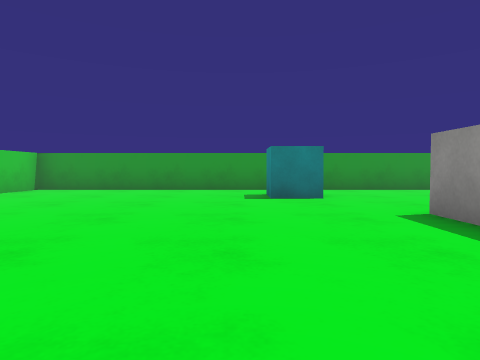
View 1 (above)

14 first-person views from a walk through a scene from a Unity 3-D project. The camera is 0.56 m above the floor, tilts 2° down and sees 75° across. The floor is counted in squares, 1 m on a side. Each view is taken from the middle of a square. On the plan, view 1 faces up. The plan holds only what a view shows up to about 9 squares ahead; the rest is blank. The player character is not drawn. Surface patterns are stand-ins for the level's own textures.

View 2
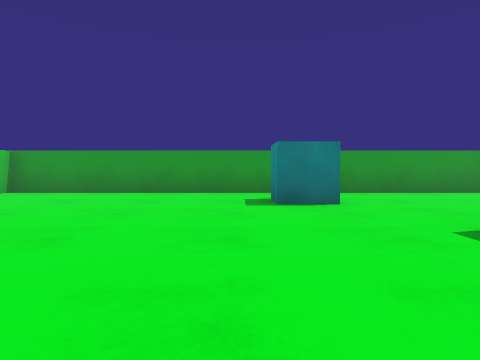

View 3
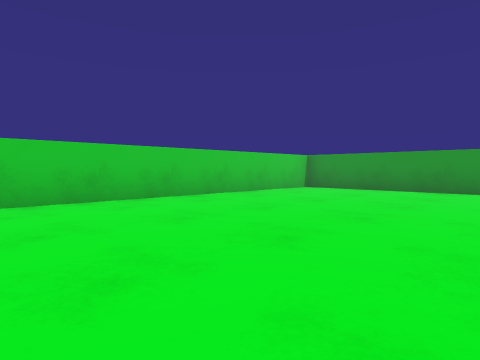

View 4
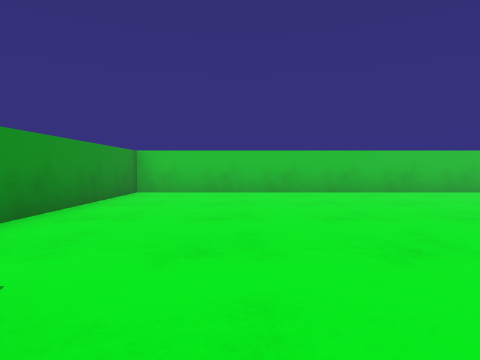

View 5
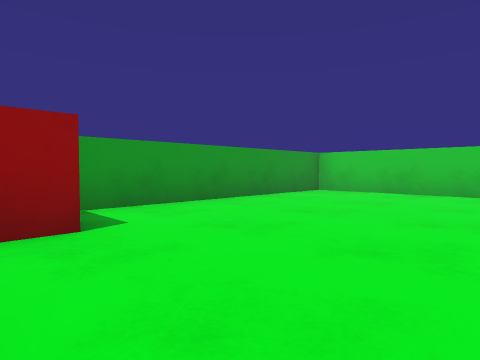

View 6
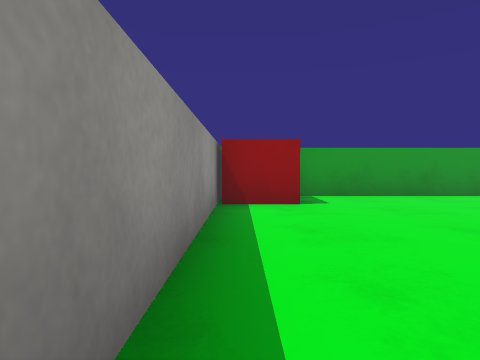

View 7
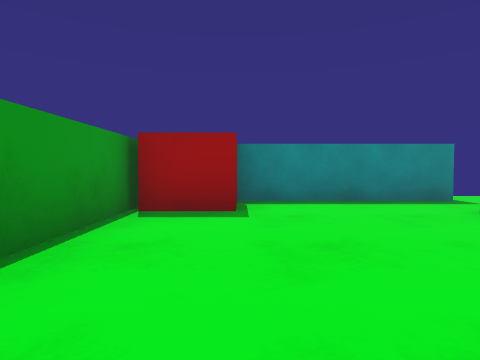

View 8
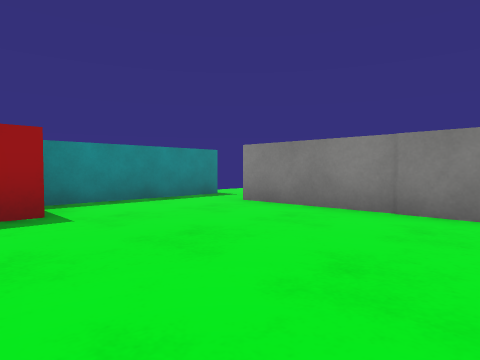

View 9
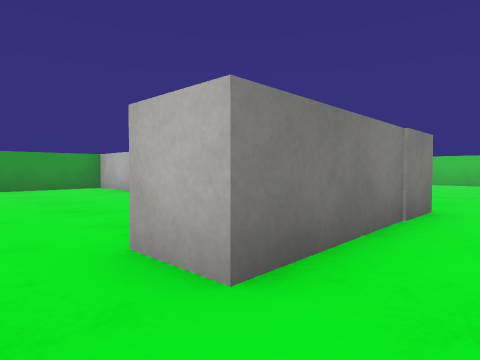

View 10
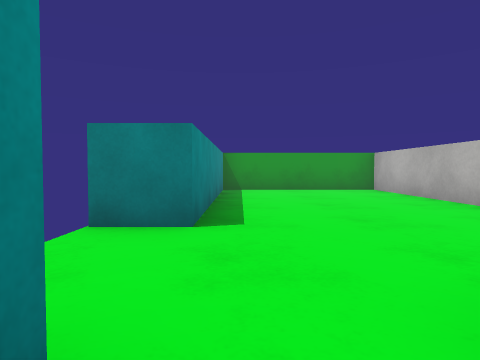

View 11
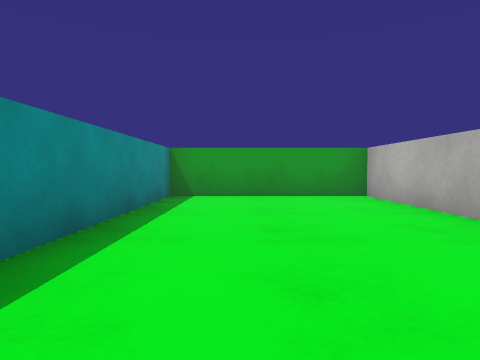

View 12
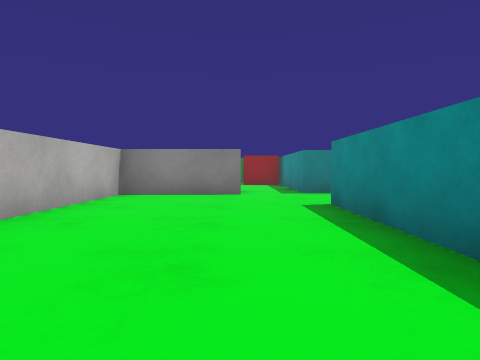

View 13
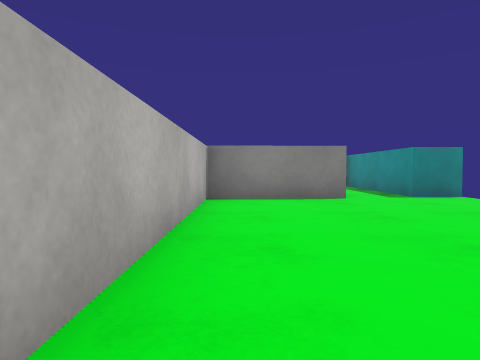

View 14
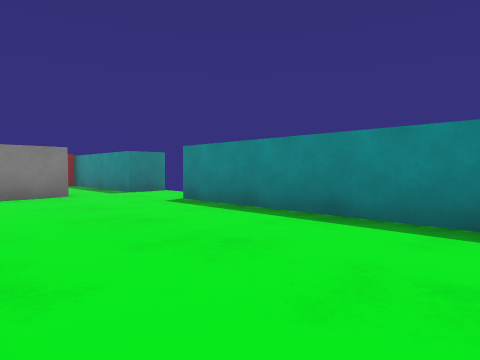

### Floor plan
Points are (right, up) in squares from view 1. A wall is a line through its corners. A room is listed if a view was taken in it or the views show most of it. See-through windows are left out.
Room 1 (views 1, 2, 3, 4, 5, 6, 7, 8, 9, 10)
walls: (0.8, 8.5) (-5.5, 8.5) (-5.5, -4.5) (0.9, -4.5); (2.4, -2.1) (2.4, 3.8) (6, 3.9); (7.5, 3.3) (7.5, 7.1); (6.6, 8.5) (2.2, 8.5)
ways out: opening at (7, 3) to room 2
objects: red block (1, -4) to (2, -3); cyan cube (1, 6) to (1, 7); red block (6, 7) to (7, 8)
Room 2 (views 11, 12, 13, 14)
walls: (3.4, 3.1) (3.4, -4.5) (7.5, -4.5) (7.5, 1) (8.5, 1); (6, 3.9) (6, 2.9) (3.3, 2.9); (8.5, 3.3) (7.5, 3.3)
ways out: opening at (7, 3) to room 1

Where each view was taken, in squares from view 1:
view 1: 0 up, 0 right, facing up
view 2: 1 up, 0 right, facing up
view 3: 0 up, 0 right, facing up-left
view 4: 2 down, 2 right, facing left
view 5: 0 up, 2 right, facing down-left
view 6: 2 up, 2 right, facing down
view 7: 7 up, 2 right, facing right
view 8: 8 up, 2 right, facing down-right
view 9: 5 up, 7 right, facing down-left
view 10: 4 up, 7 right, facing down
view 11: 2 up, 6 right, facing down
view 12: 4 down, 6 right, facing up
view 13: 3 down, 4 right, facing up
view 14: 4 down, 4 right, facing up-right
